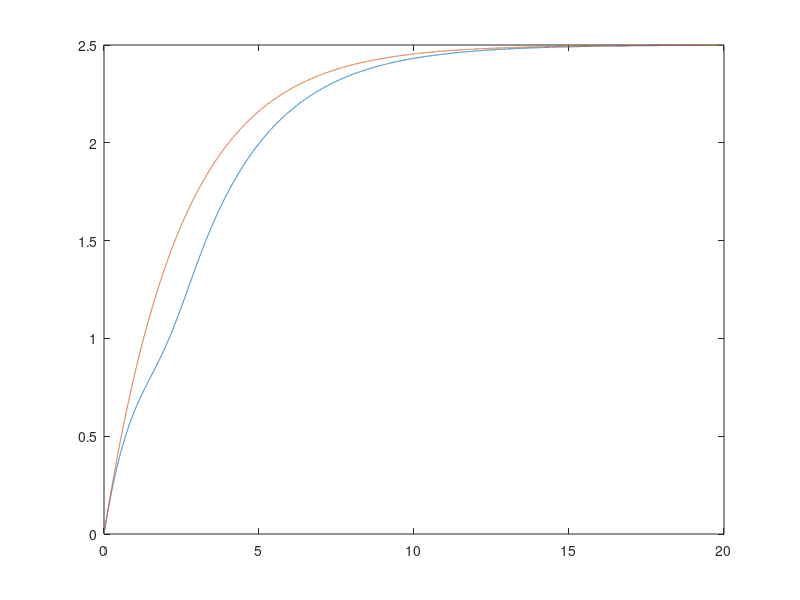
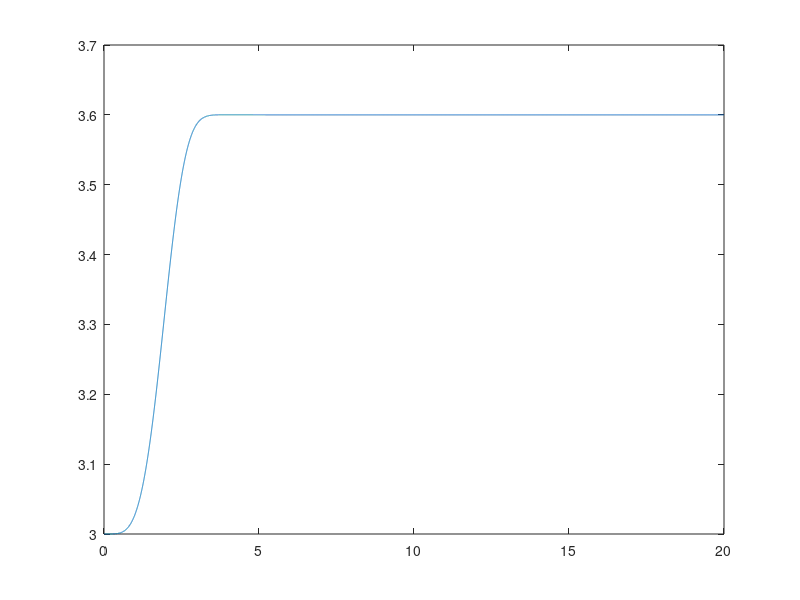

Reproduce these figures in MATLAB, in order.
% Federal University of Rio Grande do Norte
% Title: Model Reference Adaptive Control (MRAC) - Gradient method
% Author: Danilo Pena
% Description: MRAC for a Permanent Magnet Synchronous Generator (PMSG)

%%
clear
close all
clc

%% Init
ts = 20;
h = 0.001;
n = ts/h;

% vector
t_o = zeros(1,n-1);
d2ym_o =  zeros(1,n-1);
dym_o = zeros(1,n-1);
ym_o =  zeros(1,n-1);
d2y_o =  zeros(1,n-1);
dy_o = zeros(1,n-1);
y_o = zeros(1,n-1);
eo_o = zeros(1,n-1);
dtheta1_o = zeros(1,n-1);
theta1_o = zeros(1,n-1);
dtheta2_o = zeros(1,n-1);
theta2_o = zeros(1,n-1);
d2yf_o = zeros(1,n-1);
dyf_o = zeros(1,n-1);
yf_o = zeros(1,n-1);
u_o = zeros(1,n-1);
uf_o = zeros(1,n-1);
duf_o = zeros(1,n-1);
d2uf_o = zeros(1,n-1);
ye_o = zeros(1,n-1);
ee_o = zeros(1,n-1);

% variables
r = 1;
dym = 0;
ym = 0;
dy = 0;
y = 0;
eo = 0;
theta1 = 3;
a1 = 4;
dyf = 0;
yf = 0;
duf = 0;
u = 0;
uf = 0;
gamma1 = 2;
gamma2 = 50;

%% Loop
for k = 1:n-1
    % Reference model
    dym = -0.4*ym + r;
    dym_o(k) = dym;
    
    ym = dym*h + ym;
    ym_o(k) = ym;

    % Plant
    dy = - a1*y + u;
    dy_o(k) = dy;
    
    y = dy*h + y;
    y_o(k) = y;
    
    % Control law
    u = theta1*y + r;
    u_o(k) = u;
    
    % Error
    eo = ym - y;
    eo_o(k) = eo;
    
    % Filter
    dyf = - 0.4*yf - y;
    dyf_o(k) = dyf;
    
    yf = dyf*h + yf;
    yf_o(k) = yf;
    
    duf = - 0.4*uf + u;
    duf_o(k) = duf;
    
    uf = duf*h + uf;
    uf_o(k) = uf;
    
       
    % Estimation of Y
    ye = theta1*yf + uf;
        
    % Estimation error
    ee = y-ye;
    ee_o(k) = ee;
    
    % Parameters estiomation
    dtheta1 = gamma1*ee*yf;
    
    theta1 = dtheta1*h + theta1;
    theta1_o(k) = theta1;
 
    t_o(k) = k*h;
end

%% Plots
figure (1)
plot(t_o,y_o,t_o,ym_o)
figure (2)
plot(t_o,theta1_o)